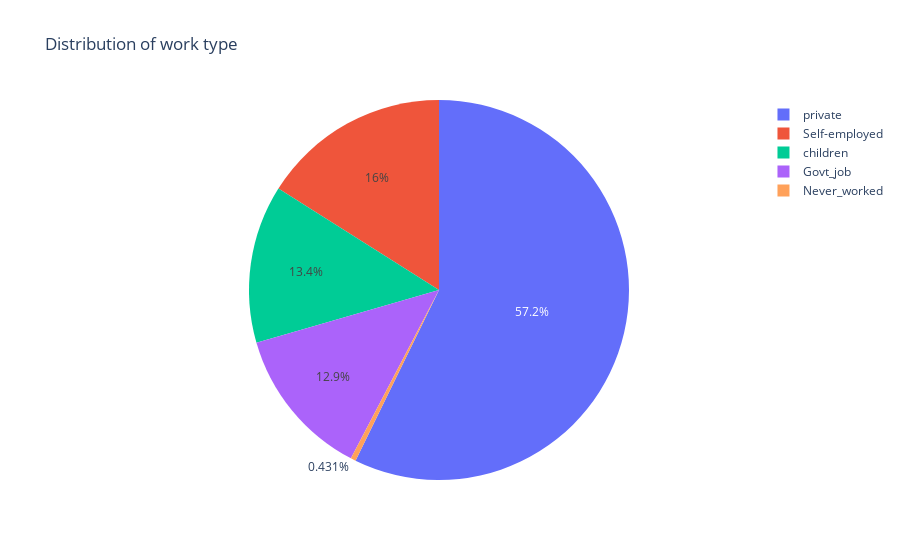

Source (notebook cell):
### Code cell
px.pie(labels=worktype.index, values=[i for i in health_care_df['work_type'].value_counts()],
       names=['private','Self-employed','children','Govt_job','Never_worked'],title='Distribution of work type')

### Figure 1 — Plotly figure (JSON) as saved in the notebook; plotly's stock layout.template omitted (floating-point values rounded to 4 significant figures)
{"data": [{"domain": {"x": [0, 1], "y": [0, 1]}, "hovertemplate": "label=%{label}<br>value=%{value}<extra></extra>", "labels": ["private", "Self-employed", "children", "Govt_job", "Never_worked"], "legendgroup": "", "name": "", "showlegend": true, "type": "pie", "values": [2925, 819, 687, 657, 22]}], "layout": {"legend": {"tracegroupgap": 0}, "title": {"text": "Distribution of work type"}}}
